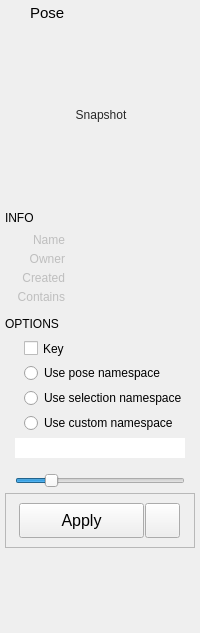
<?xml version="1.0" encoding="UTF-8"?>
<ui version="4.0">
 <class>Form</class>
 <widget class="QWidget" name="Form">
  <property name="geometry">
   <rect>
    <x>0</x>
    <y>0</y>
    <width>200</width>
    <height>633</height>
   </rect>
  </property>
  <property name="sizePolicy">
   <sizepolicy hsizetype="Preferred" vsizetype="Preferred">
    <horstretch>0</horstretch>
    <verstretch>0</verstretch>
   </sizepolicy>
  </property>
  <property name="minimumSize">
   <size>
    <width>200</width>
    <height>390</height>
   </size>
  </property>
  <property name="maximumSize">
   <size>
    <width>300</width>
    <height>16777215</height>
   </size>
  </property>
  <property name="windowTitle">
   <string>Form</string>
  </property>
  <property name="styleSheet">
   <string notr="true"/>
  </property>
  <layout class="QVBoxLayout" name="verticalLayout">
   <property name="spacing">
    <number>5</number>
   </property>
   <property name="leftMargin">
    <number>5</number>
   </property>
   <property name="topMargin">
    <number>2</number>
   </property>
   <property name="rightMargin">
    <number>5</number>
   </property>
   <property name="bottomMargin">
    <number>2</number>
   </property>
   <item>
    <layout class="QHBoxLayout" name="horizontalLayout_18">
     <property name="leftMargin">
      <number>2</number>
     </property>
     <property name="topMargin">
      <number>2</number>
     </property>
     <property name="bottomMargin">
      <number>0</number>
     </property>
     <item>
      <widget class="QLabel" name="label_6">
       <property name="maximumSize">
        <size>
         <width>18</width>
         <height>18</height>
        </size>
       </property>
       <property name="text">
        <string/>
       </property>
       <property name="pixmap">
        <pixmap>../images/poseIcon.png</pixmap>
       </property>
       <property name="scaledContents">
        <bool>true</bool>
       </property>
      </widget>
     </item>
     <item>
      <widget class="QLabel" name="label_2">
       <property name="font">
        <font>
         <family>Arial</family>
         <pointsize>11</pointsize>
         <weight>50</weight>
         <bold>false</bold>
        </font>
       </property>
       <property name="text">
        <string>Pose</string>
       </property>
      </widget>
     </item>
    </layout>
   </item>
   <item>
    <layout class="QHBoxLayout" name="horizontalLayout_2">
     <property name="spacing">
      <number>0</number>
     </property>
     <property name="topMargin">
      <number>0</number>
     </property>
     <property name="bottomMargin">
      <number>0</number>
     </property>
     <item>
      <widget class="QLabel" name="label_3">
       <property name="minimumSize">
        <size>
         <width>0</width>
         <height>0</height>
        </size>
       </property>
       <property name="maximumSize">
        <size>
         <width>0</width>
         <height>16777215</height>
        </size>
       </property>
       <property name="text">
        <string/>
       </property>
      </widget>
     </item>
     <item>
      <widget class="QFrame" name="iconFrame">
       <property name="sizePolicy">
        <sizepolicy hsizetype="Fixed" vsizetype="Fixed">
         <horstretch>0</horstretch>
         <verstretch>0</verstretch>
        </sizepolicy>
       </property>
       <property name="minimumSize">
        <size>
         <width>184</width>
         <height>176</height>
        </size>
       </property>
       <property name="maximumSize">
        <size>
         <width>184</width>
         <height>176</height>
        </size>
       </property>
       <property name="styleSheet">
        <string notr="true"/>
       </property>
       <property name="frameShape">
        <enum>QFrame::NoFrame</enum>
       </property>
       <property name="frameShadow">
        <enum>QFrame::Plain</enum>
       </property>
       <property name="lineWidth">
        <number>0</number>
       </property>
       <layout class="QVBoxLayout" name="verticalLayout_3">
        <property name="spacing">
         <number>0</number>
        </property>
        <property name="leftMargin">
         <number>3</number>
        </property>
        <property name="topMargin">
         <number>0</number>
        </property>
        <property name="rightMargin">
         <number>3</number>
        </property>
        <property name="bottomMargin">
         <number>0</number>
        </property>
        <item>
         <widget class="QToolButton" name="snapshotButton">
          <property name="enabled">
           <bool>true</bool>
          </property>
          <property name="sizePolicy">
           <sizepolicy hsizetype="Preferred" vsizetype="Preferred">
            <horstretch>0</horstretch>
            <verstretch>0</verstretch>
           </sizepolicy>
          </property>
          <property name="minimumSize">
           <size>
            <width>0</width>
            <height>0</height>
           </size>
          </property>
          <property name="maximumSize">
           <size>
            <width>250</width>
            <height>250</height>
           </size>
          </property>
          <property name="toolTip">
           <string>Take snapshot</string>
          </property>
          <property name="layoutDirection">
           <enum>Qt::LeftToRight</enum>
          </property>
          <property name="styleSheet">
           <string notr="true">color: rgb(40, 40, 40);
border: 1px solid rgb(0, 0, 0, 0);
background-color: rgb(254, 255, 230, 0);</string>
          </property>
          <property name="text">
           <string>Snapshot</string>
          </property>
          <property name="icon">
           <iconset>
            <normaloff>../images/camera.png</normaloff>../images/camera.png</iconset>
          </property>
          <property name="iconSize">
           <size>
            <width>176</width>
            <height>180</height>
           </size>
          </property>
          <property name="popupMode">
           <enum>QToolButton::InstantPopup</enum>
          </property>
          <property name="toolButtonStyle">
           <enum>Qt::ToolButtonIconOnly</enum>
          </property>
          <property name="autoRaise">
           <bool>false</bool>
          </property>
         </widget>
        </item>
       </layout>
      </widget>
     </item>
    </layout>
   </item>
   <item>
    <layout class="QHBoxLayout" name="horizontalLayout_7">
     <property name="topMargin">
      <number>0</number>
     </property>
     <item>
      <widget class="QLabel" name="label_8">
       <property name="maximumSize">
        <size>
         <width>200</width>
         <height>16777215</height>
        </size>
       </property>
       <property name="font">
        <font>
         <family>Arial</family>
         <pointsize>9</pointsize>
         <weight>50</weight>
         <bold>false</bold>
        </font>
       </property>
       <property name="text">
        <string>INFO</string>
       </property>
      </widget>
     </item>
     <item>
      <spacer name="horizontalSpacer_2">
       <property name="orientation">
        <enum>Qt::Horizontal</enum>
       </property>
       <property name="sizeHint" stdset="0">
        <size>
         <width>40</width>
         <height>20</height>
        </size>
       </property>
      </spacer>
     </item>
    </layout>
   </item>
   <item>
    <layout class="QHBoxLayout" name="horizontalLayout">
     <property name="spacing">
      <number>6</number>
     </property>
     <property name="topMargin">
      <number>0</number>
     </property>
     <item>
      <widget class="QLabel" name="label">
       <property name="enabled">
        <bool>false</bool>
       </property>
       <property name="sizePolicy">
        <sizepolicy hsizetype="Fixed" vsizetype="Preferred">
         <horstretch>0</horstretch>
         <verstretch>0</verstretch>
        </sizepolicy>
       </property>
       <property name="minimumSize">
        <size>
         <width>60</width>
         <height>0</height>
        </size>
       </property>
       <property name="maximumSize">
        <size>
         <width>60</width>
         <height>16777215</height>
        </size>
       </property>
       <property name="text">
        <string>Name</string>
       </property>
       <property name="alignment">
        <set>Qt::AlignRight|Qt::AlignTrailing|Qt::AlignVCenter</set>
       </property>
      </widget>
     </item>
     <item>
      <widget class="QLabel" name="name">
       <property name="enabled">
        <bool>true</bool>
       </property>
       <property name="sizePolicy">
        <sizepolicy hsizetype="Ignored" vsizetype="Preferred">
         <horstretch>0</horstretch>
         <verstretch>0</verstretch>
        </sizepolicy>
       </property>
       <property name="text">
        <string/>
       </property>
      </widget>
     </item>
    </layout>
   </item>
   <item>
    <layout class="QHBoxLayout" name="horizontalLayout_9">
     <property name="spacing">
      <number>6</number>
     </property>
     <property name="topMargin">
      <number>0</number>
     </property>
     <item>
      <widget class="QLabel" name="label_13">
       <property name="enabled">
        <bool>false</bool>
       </property>
       <property name="sizePolicy">
        <sizepolicy hsizetype="Fixed" vsizetype="Expanding">
         <horstretch>0</horstretch>
         <verstretch>0</verstretch>
        </sizepolicy>
       </property>
       <property name="minimumSize">
        <size>
         <width>60</width>
         <height>0</height>
        </size>
       </property>
       <property name="maximumSize">
        <size>
         <width>60</width>
         <height>500</height>
        </size>
       </property>
       <property name="text">
        <string>Owner</string>
       </property>
       <property name="alignment">
        <set>Qt::AlignRight|Qt::AlignTop|Qt::AlignTrailing</set>
       </property>
      </widget>
     </item>
     <item>
      <widget class="QLabel" name="owner">
       <property name="enabled">
        <bool>true</bool>
       </property>
       <property name="sizePolicy">
        <sizepolicy hsizetype="Ignored" vsizetype="Expanding">
         <horstretch>0</horstretch>
         <verstretch>0</verstretch>
        </sizepolicy>
       </property>
       <property name="minimumSize">
        <size>
         <width>0</width>
         <height>0</height>
        </size>
       </property>
       <property name="maximumSize">
        <size>
         <width>16777215</width>
         <height>16777215</height>
        </size>
       </property>
       <property name="styleSheet">
        <string notr="true"/>
       </property>
       <property name="text">
        <string/>
       </property>
       <property name="alignment">
        <set>Qt::AlignLeading|Qt::AlignLeft|Qt::AlignTop</set>
       </property>
       <property name="wordWrap">
        <bool>true</bool>
       </property>
      </widget>
     </item>
    </layout>
   </item>
   <item>
    <layout class="QHBoxLayout" name="horizontalLayout_11">
     <property name="spacing">
      <number>6</number>
     </property>
     <property name="topMargin">
      <number>0</number>
     </property>
     <item>
      <widget class="QLabel" name="label_14">
       <property name="enabled">
        <bool>false</bool>
       </property>
       <property name="sizePolicy">
        <sizepolicy hsizetype="Fixed" vsizetype="Expanding">
         <horstretch>0</horstretch>
         <verstretch>0</verstretch>
        </sizepolicy>
       </property>
       <property name="minimumSize">
        <size>
         <width>60</width>
         <height>0</height>
        </size>
       </property>
       <property name="maximumSize">
        <size>
         <width>60</width>
         <height>500</height>
        </size>
       </property>
       <property name="text">
        <string>Created</string>
       </property>
       <property name="alignment">
        <set>Qt::AlignRight|Qt::AlignTop|Qt::AlignTrailing</set>
       </property>
      </widget>
     </item>
     <item>
      <widget class="QLabel" name="created">
       <property name="enabled">
        <bool>true</bool>
       </property>
       <property name="sizePolicy">
        <sizepolicy hsizetype="Expanding" vsizetype="Expanding">
         <horstretch>0</horstretch>
         <verstretch>0</verstretch>
        </sizepolicy>
       </property>
       <property name="minimumSize">
        <size>
         <width>0</width>
         <height>0</height>
        </size>
       </property>
       <property name="maximumSize">
        <size>
         <width>16777215</width>
         <height>16777215</height>
        </size>
       </property>
       <property name="styleSheet">
        <string notr="true"/>
       </property>
       <property name="text">
        <string/>
       </property>
       <property name="alignment">
        <set>Qt::AlignLeading|Qt::AlignLeft|Qt::AlignTop</set>
       </property>
       <property name="wordWrap">
        <bool>true</bool>
       </property>
      </widget>
     </item>
    </layout>
   </item>
   <item>
    <layout class="QHBoxLayout" name="horizontalLayout_15">
     <property name="spacing">
      <number>6</number>
     </property>
     <property name="topMargin">
      <number>0</number>
     </property>
     <property name="bottomMargin">
      <number>0</number>
     </property>
     <item>
      <widget class="QLabel" name="label_15">
       <property name="enabled">
        <bool>false</bool>
       </property>
       <property name="sizePolicy">
        <sizepolicy hsizetype="Fixed" vsizetype="Expanding">
         <horstretch>0</horstretch>
         <verstretch>0</verstretch>
        </sizepolicy>
       </property>
       <property name="minimumSize">
        <size>
         <width>60</width>
         <height>0</height>
        </size>
       </property>
       <property name="maximumSize">
        <size>
         <width>60</width>
         <height>500</height>
        </size>
       </property>
       <property name="text">
        <string>Contains</string>
       </property>
       <property name="alignment">
        <set>Qt::AlignRight|Qt::AlignTop|Qt::AlignTrailing</set>
       </property>
      </widget>
     </item>
     <item>
      <widget class="QLabel" name="contains">
       <property name="enabled">
        <bool>true</bool>
       </property>
       <property name="sizePolicy">
        <sizepolicy hsizetype="Expanding" vsizetype="MinimumExpanding">
         <horstretch>0</horstretch>
         <verstretch>0</verstretch>
        </sizepolicy>
       </property>
       <property name="minimumSize">
        <size>
         <width>0</width>
         <height>0</height>
        </size>
       </property>
       <property name="maximumSize">
        <size>
         <width>16777215</width>
         <height>16777215</height>
        </size>
       </property>
       <property name="styleSheet">
        <string notr="true"/>
       </property>
       <property name="text">
        <string/>
       </property>
       <property name="alignment">
        <set>Qt::AlignLeading|Qt::AlignLeft|Qt::AlignTop</set>
       </property>
       <property name="wordWrap">
        <bool>true</bool>
       </property>
      </widget>
     </item>
    </layout>
   </item>
   <item>
    <layout class="QHBoxLayout" name="horizontalLayout_8">
     <property name="topMargin">
      <number>5</number>
     </property>
     <item>
      <widget class="QLabel" name="label_7">
       <property name="maximumSize">
        <size>
         <width>200</width>
         <height>16777215</height>
        </size>
       </property>
       <property name="font">
        <font>
         <family>Arial</family>
         <pointsize>9</pointsize>
         <weight>50</weight>
         <bold>false</bold>
        </font>
       </property>
       <property name="text">
        <string>OPTIONS</string>
       </property>
      </widget>
     </item>
     <item>
      <spacer name="horizontalSpacer">
       <property name="orientation">
        <enum>Qt::Horizontal</enum>
       </property>
       <property name="sizeHint" stdset="0">
        <size>
         <width>40</width>
         <height>20</height>
        </size>
       </property>
      </spacer>
     </item>
    </layout>
   </item>
   <item>
    <layout class="QHBoxLayout" name="horizontalLayout_4">
     <property name="spacing">
      <number>4</number>
     </property>
     <property name="leftMargin">
      <number>0</number>
     </property>
     <property name="topMargin">
      <number>0</number>
     </property>
     <item>
      <widget class="QLabel" name="label_12">
       <property name="minimumSize">
        <size>
         <width>15</width>
         <height>0</height>
        </size>
       </property>
       <property name="maximumSize">
        <size>
         <width>15</width>
         <height>16777215</height>
        </size>
       </property>
       <property name="layoutDirection">
        <enum>Qt::LeftToRight</enum>
       </property>
       <property name="text">
        <string/>
       </property>
       <property name="alignment">
        <set>Qt::AlignRight|Qt::AlignTrailing|Qt::AlignVCenter</set>
       </property>
      </widget>
     </item>
     <item>
      <widget class="QCheckBox" name="keyCheckBox">
       <property name="minimumSize">
        <size>
         <width>0</width>
         <height>19</height>
        </size>
       </property>
       <property name="text">
        <string>Key</string>
       </property>
       <property name="checkable">
        <bool>true</bool>
       </property>
       <property name="checked">
        <bool>false</bool>
       </property>
      </widget>
     </item>
    </layout>
   </item>
   <item>
    <layout class="QHBoxLayout" name="horizontalLayout_5">
     <property name="spacing">
      <number>4</number>
     </property>
     <property name="leftMargin">
      <number>0</number>
     </property>
     <property name="topMargin">
      <number>0</number>
     </property>
     <item>
      <widget class="QLabel" name="label_16">
       <property name="minimumSize">
        <size>
         <width>15</width>
         <height>0</height>
        </size>
       </property>
       <property name="maximumSize">
        <size>
         <width>15</width>
         <height>16777215</height>
        </size>
       </property>
       <property name="layoutDirection">
        <enum>Qt::LeftToRight</enum>
       </property>
       <property name="text">
        <string/>
       </property>
       <property name="alignment">
        <set>Qt::AlignRight|Qt::AlignTrailing|Qt::AlignVCenter</set>
       </property>
      </widget>
     </item>
     <item>
      <widget class="QRadioButton" name="usePoseNamespace">
       <property name="text">
        <string>Use pose namespace</string>
       </property>
      </widget>
     </item>
    </layout>
   </item>
   <item>
    <layout class="QHBoxLayout" name="horizontalLayout_10">
     <property name="spacing">
      <number>4</number>
     </property>
     <property name="leftMargin">
      <number>0</number>
     </property>
     <property name="topMargin">
      <number>0</number>
     </property>
     <item>
      <widget class="QLabel" name="label_17">
       <property name="minimumSize">
        <size>
         <width>15</width>
         <height>0</height>
        </size>
       </property>
       <property name="maximumSize">
        <size>
         <width>15</width>
         <height>16777215</height>
        </size>
       </property>
       <property name="layoutDirection">
        <enum>Qt::LeftToRight</enum>
       </property>
       <property name="text">
        <string/>
       </property>
       <property name="alignment">
        <set>Qt::AlignRight|Qt::AlignTrailing|Qt::AlignVCenter</set>
       </property>
      </widget>
     </item>
     <item>
      <widget class="QRadioButton" name="useSelectionNamespace">
       <property name="text">
        <string>Use selection namespace</string>
       </property>
      </widget>
     </item>
    </layout>
   </item>
   <item>
    <layout class="QHBoxLayout" name="horizontalLayout_12">
     <property name="spacing">
      <number>4</number>
     </property>
     <property name="leftMargin">
      <number>0</number>
     </property>
     <property name="topMargin">
      <number>0</number>
     </property>
     <item>
      <widget class="QLabel" name="label_19">
       <property name="minimumSize">
        <size>
         <width>15</width>
         <height>0</height>
        </size>
       </property>
       <property name="maximumSize">
        <size>
         <width>15</width>
         <height>16777215</height>
        </size>
       </property>
       <property name="layoutDirection">
        <enum>Qt::LeftToRight</enum>
       </property>
       <property name="text">
        <string/>
       </property>
       <property name="alignment">
        <set>Qt::AlignRight|Qt::AlignTrailing|Qt::AlignVCenter</set>
       </property>
      </widget>
     </item>
     <item>
      <widget class="QRadioButton" name="useCustomNamespace">
       <property name="text">
        <string>Use custom namespace</string>
       </property>
      </widget>
     </item>
    </layout>
   </item>
   <item>
    <layout class="QHBoxLayout" name="horizontalLayout_3">
     <property name="leftMargin">
      <number>10</number>
     </property>
     <property name="topMargin">
      <number>0</number>
     </property>
     <property name="rightMargin">
      <number>10</number>
     </property>
     <item>
      <widget class="QLineEdit" name="namespaceEdit">
       <property name="minimumSize">
        <size>
         <width>0</width>
         <height>0</height>
        </size>
       </property>
       <property name="frame">
        <bool>false</bool>
       </property>
      </widget>
     </item>
    </layout>
   </item>
   <item>
    <spacer name="verticalSpacer_2">
     <property name="orientation">
      <enum>Qt::Vertical</enum>
     </property>
     <property name="sizeType">
      <enum>QSizePolicy::Fixed</enum>
     </property>
     <property name="sizeHint" stdset="0">
      <size>
       <width>20</width>
       <height>10</height>
      </size>
     </property>
    </spacer>
   </item>
   <item>
    <layout class="QHBoxLayout" name="horizontalLayout_13">
     <property name="leftMargin">
      <number>10</number>
     </property>
     <property name="topMargin">
      <number>0</number>
     </property>
     <property name="rightMargin">
      <number>10</number>
     </property>
     <item>
      <widget class="QSlider" name="blendSlider">
       <property name="minimum">
        <number>-30</number>
       </property>
       <property name="maximum">
        <number>130</number>
       </property>
       <property name="pageStep">
        <number>1</number>
       </property>
       <property name="tracking">
        <bool>false</bool>
       </property>
       <property name="orientation">
        <enum>Qt::Horizontal</enum>
       </property>
       <property name="tickPosition">
        <enum>QSlider::NoTicks</enum>
       </property>
       <property name="tickInterval">
        <number>0</number>
       </property>
      </widget>
     </item>
    </layout>
   </item>
   <item>
    <widget class="QFrame" name="previewButtons">
     <property name="frameShape">
      <enum>QFrame::StyledPanel</enum>
     </property>
     <property name="frameShadow">
      <enum>QFrame::Raised</enum>
     </property>
     <layout class="QHBoxLayout" name="horizontalLayout_6">
      <property name="spacing">
       <number>1</number>
      </property>
      <item>
       <spacer name="horizontalSpacer_3">
        <property name="orientation">
         <enum>Qt::Horizontal</enum>
        </property>
        <property name="sizeHint" stdset="0">
         <size>
          <width>40</width>
          <height>20</height>
         </size>
        </property>
       </spacer>
      </item>
      <item>
       <widget class="QPushButton" name="acceptButton">
        <property name="sizePolicy">
         <sizepolicy hsizetype="Preferred" vsizetype="Fixed">
          <horstretch>0</horstretch>
          <verstretch>0</verstretch>
         </sizepolicy>
        </property>
        <property name="minimumSize">
         <size>
          <width>125</width>
          <height>35</height>
         </size>
        </property>
        <property name="maximumSize">
         <size>
          <width>125</width>
          <height>35</height>
         </size>
        </property>
        <property name="font">
         <font>
          <family>Arial</family>
          <pointsize>12</pointsize>
          <weight>50</weight>
          <bold>false</bold>
         </font>
        </property>
        <property name="toolTip">
         <string/>
        </property>
        <property name="styleSheet">
         <string notr="true"/>
        </property>
        <property name="text">
         <string>Apply</string>
        </property>
       </widget>
      </item>
      <item>
       <widget class="QPushButton" name="selectionSetButton">
        <property name="minimumSize">
         <size>
          <width>0</width>
          <height>35</height>
         </size>
        </property>
        <property name="maximumSize">
         <size>
          <width>35</width>
          <height>16777215</height>
         </size>
        </property>
        <property name="text">
         <string/>
        </property>
        <property name="icon">
         <iconset>
          <normaloff>../images/selectionSet2.png</normaloff>../images/selectionSet2.png</iconset>
        </property>
        <property name="iconSize">
         <size>
          <width>25</width>
          <height>25</height>
         </size>
        </property>
       </widget>
      </item>
      <item>
       <spacer name="horizontalSpacer_4">
        <property name="orientation">
         <enum>Qt::Horizontal</enum>
        </property>
        <property name="sizeHint" stdset="0">
         <size>
          <width>40</width>
          <height>20</height>
         </size>
        </property>
       </spacer>
      </item>
     </layout>
    </widget>
   </item>
   <item>
    <spacer name="verticalSpacer">
     <property name="orientation">
      <enum>Qt::Vertical</enum>
     </property>
     <property name="sizeType">
      <enum>QSizePolicy::Expanding</enum>
     </property>
     <property name="sizeHint" stdset="0">
      <size>
       <width>20</width>
       <height>500</height>
      </size>
     </property>
    </spacer>
   </item>
   <item>
    <widget class="QLabel" name="label_18">
     <property name="maximumSize">
      <size>
       <width>16777215</width>
       <height>0</height>
      </size>
     </property>
     <property name="text">
      <string/>
     </property>
    </widget>
   </item>
  </layout>
 </widget>
 <resources/>
 <connections/>
 <slots>
  <slot>snapshot()</slot>
  <slot>apply()</slot>
  <slot>edit()</slot>
  <slot>showContextMenu()</slot>
 </slots>
</ui>
